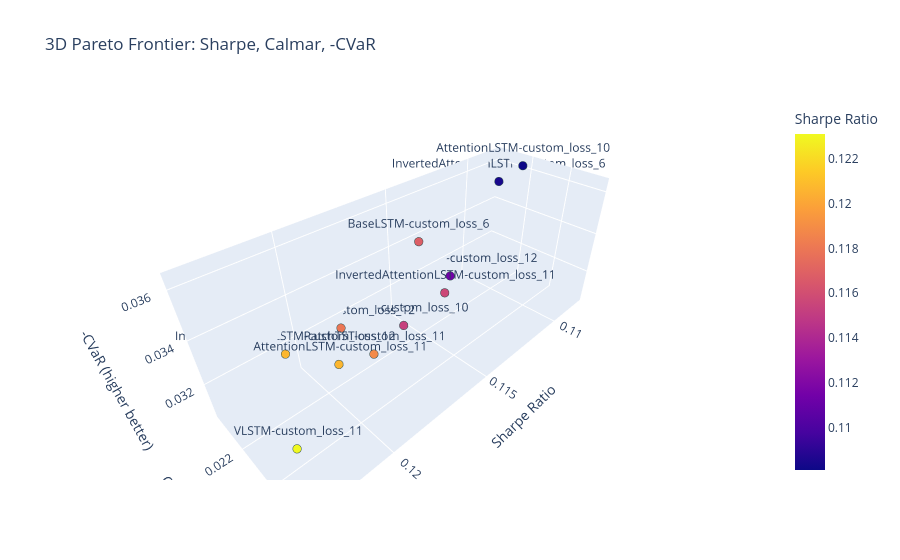

Source (notebook cell):
### Code cell
filtered_perf['neg_cvar'] = -filtered_perf['cvar']

fig = px.scatter_3d(
    filtered_perf,
    x='sharpe',
    y='calmar',
    z='neg_cvar',
    text=filtered_perf.index,          # model names as labels
    color='sharpe',                # color by Sharpe (or any metric)
    title='3D Pareto Frontier: Sharpe, Calmar, -CVaR',
    labels={
        'sharpe': 'Sharpe Ratio',
        'calmar': 'Calmar Ratio',
        'neg_cvar': '-CVaR (higher better)'
    }
)

# Update marker size and appearance
fig.update_traces(marker=dict(size=5, line=dict(width=1, color='DarkSlateGrey')),
                  textposition='top center')

# Optional: add a plane or highlight the Pareto frontier (more complex)
# For simplicity, just show the points.

fig.show()

### Figure 1 — Plotly figure (JSON) as saved in the notebook; plotly's stock layout.template omitted (floating-point values rounded to 4 significant figures)
{"data": [{"hovertemplate": "Sharpe Ratio=%{marker.color}<br>Calmar Ratio=%{y}<br>-CVaR (higher better)=%{z}<br>index=%{text}<extra></extra>", "legendgroup": "", "marker": {"color": [0.1231, 0.1207, 0.1207, 0.1188, 0.118, 0.1168, 0.1157, 0.1153, 0.1114, 0.1084, 0.1081], "coloraxis": "coloraxis", "line": {"color": "DarkSlateGrey", "width": 1}, "size": 5, "symbol": "circle"}, "mode": "markers+text", "name": "", "scene": "scene", "showlegend": false, "text": ["VLSTM-custom_loss_11", "InvertedAttentionLSTM-custom_loss_12", "AttentionLSTM-custom_loss_11", "PatchTST-custom_loss_11", "BaseLSTM-custom_loss_12", "BaseLSTM-custom_loss_6", "InvertedAttentionLSTM-custom_loss_11", "VLSTM-custom_loss_10", "AttentionLSTM-custom_loss_12", "InvertedAttentionLSTM-custom_loss_6", "AttentionLSTM-custom_loss_10"], "textposition": "top center", "type": "scatter3d", "x": [0.1231, 0.1207, 0.1207, 0.1188, 0.118, 0.1168, 0.1157, 0.1153, 0.1114, 0.1084, 0.1081], "y": [0.02559, 0.02046, 0.02421, 0.02356, 0.02021, 0.02375, 0.02397, 0.0212, 0.0205, 0.02076, 0.0218], "z": [0.0334, 0.0318, 0.03385, 0.03264, 0.03132, 0.03641, 0.0339, 0.03049, 0.03105, 0.03526, 0.03624]}], "layout": {"coloraxis": {"colorbar": {"title": {"text": "Sharpe Ratio"}}, "colorscale": [[0, "#0d0887"], [0.1111, "#46039f"], [0.2222, "#7201a8"], [0.3333, "#9c179e"], [0.4444, "#bd3786"], [0.5556, "#d8576b"], [0.6667, "#ed7953"], [0.7778, "#fb9f3a"], [0.8889, "#fdca26"], [1, "#f0f921"]]}, "legend": {"tracegroupgap": 0}, "scene": {"domain": {"x": [0, 1], "y": [0, 1]}, "xaxis": {"title": {"text": "Sharpe Ratio"}}, "yaxis": {"title": {"text": "Calmar Ratio"}}, "zaxis": {"title": {"text": "-CVaR (higher better)"}}}, "title": {"text": "3D Pareto Frontier: Sharpe, Calmar, -CVaR"}}}
